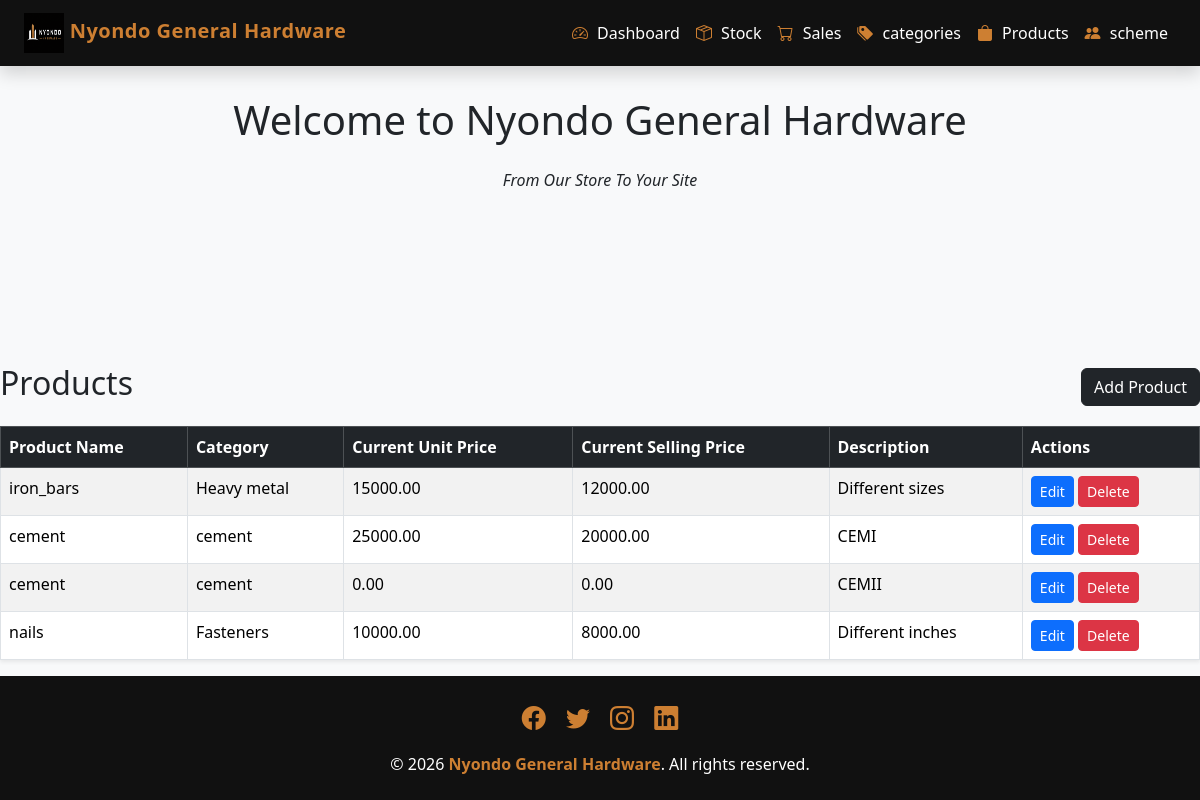
Page /sales/products/ on the committed database.
### salesapp/models.py (models this page shows, shortened)
class Product(models.Model):
    category_name = models.ForeignKey(Category, on_delete=models.CASCADE)
    product_name = models.CharField(max_length=100)
    unit_price = models.DecimalField(max_digits=100, decimal_places=2, default=0)
    selling_price = models.DecimalField(max_digits=100, decimal_places=2, default=0)
    description = models.TextField(blank=True)

class Category(models.Model):
    category_name = models.CharField(max_length=100, unique=True)
    slug = models.SlugField(unique=True)

### salesapp/views.py (the view)
# urls.py: path("products/", views.product_list, name="product_list"),
def product_list(request):
    products = Product.objects.all()
    return render(request, "product_list.html", {"products": products})

### salesapp/templates/product_list.html
{% extends 'base.html' %}
{% block content %}
<div class="d-flex justify-content-between align-items-center mb-3">
    <h2>Products</h2>
    <a href="{% url 'create_product' %}" class="btn btn-dark">Add Product</a>
</div>
<table class="table table-bordered table-striped shadow-sm">
    <thead class="table-dark">
        <tr>
            <th>Product Name</th>
            <th>Category</th>
            <th>Current Unit Price</th>
            <th>Current Selling Price</th>
            <th>Description</th>
            <th>Actions</th>
        </tr>
    </thead>
    <tbody>
        {% for product in products %}
        <tr>
            <td>{{ product.product_name }}</td>
            <td>{{ product.category_name.category_name }}</td>
            <td>{{ product.unit_price }}</td>
            <td>{{ product.selling_price }}</td>
            <td>{{ product.description }}</td>
            <td>
                <a href="{% url 'edit_product' product.id %}" class="btn btn-primary btn-sm">Edit</a>
                <a href="{% url 'delete_product' product.id %}" class="btn btn-danger btn-sm">Delete</a>
            </td>
        </tr>
        {% empty %}
        <tr>
            <td colspan="6" class="text-center">No products found.</td>
        </tr>
        {% endfor %}
    </tbody>
</table>
{% endblock %}

### salesapp/templates/base.html (style rules this page uses)
:root { --black: #111111; --bronze: #cd7f32; --white: #ffffff; --light-bg: #f8f9fa; }
body { background-color: var(--light-bg); min-height: 100vh; display: flex; flex-direction: column; }

### rows in the picture
Product: product_name "iron_bars", category_name.category_name "Heavy metal", unit_price "15000.00", selling_price "12000.00", description "Different sizes"
Product: product_name "cement", category_name.category_name "cement", unit_price "25000.00", selling_price "20000.00", description "CEMI"
Product: product_name "cement", category_name.category_name "cement", unit_price "0.00", selling_price "0.00", description "CEMII"
Product: product_name "nails", category_name.category_name "Fasteners", unit_price "10000.00", selling_price "8000.00", description "Different inches"
